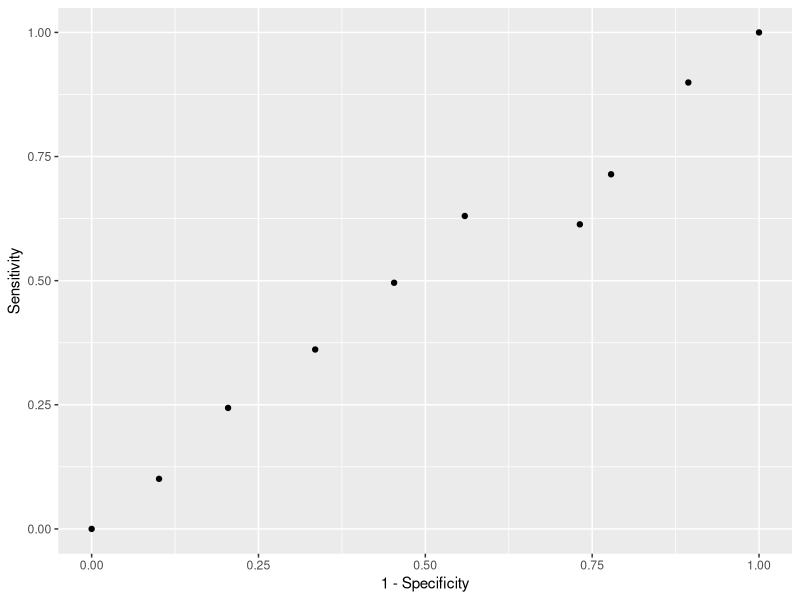
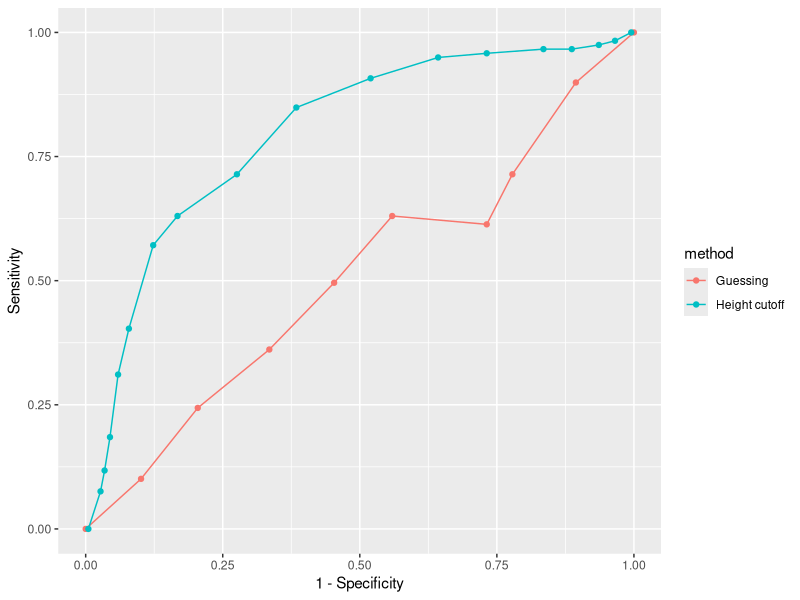
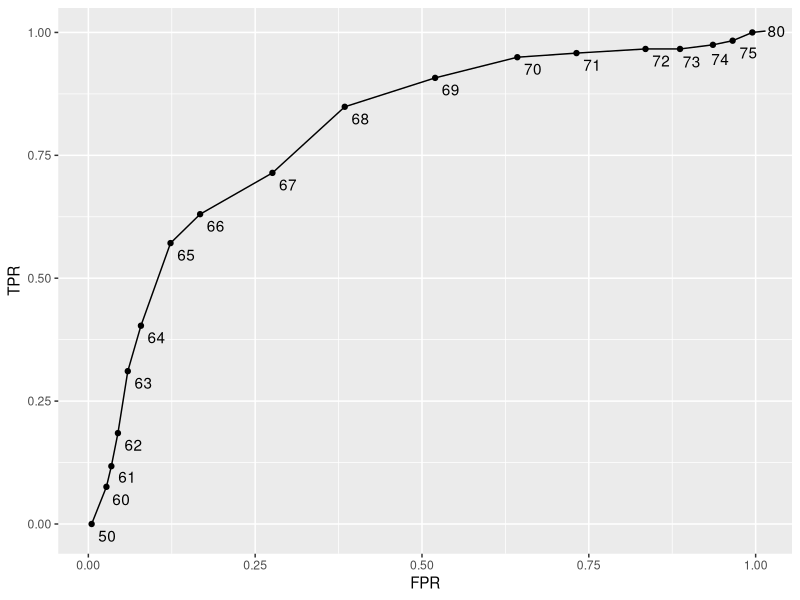
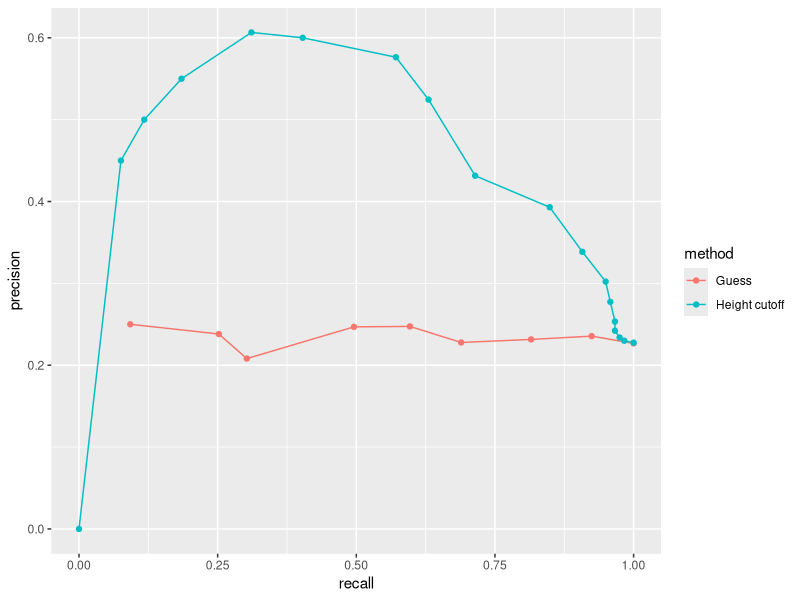
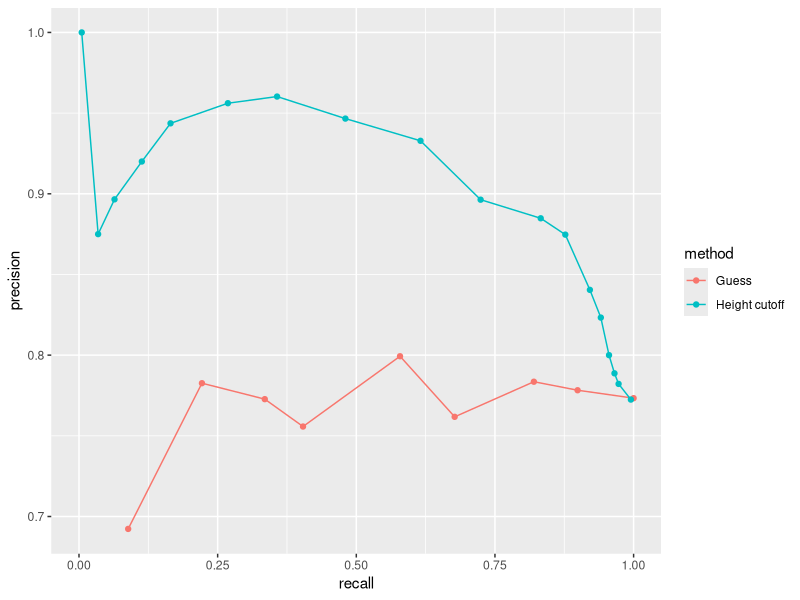

Here is the R script that generated these plots, in order:
library(tidyverse)
library(caret)
library(dslabs)
data(heights)

# define the outcome and predictors
y <- heights$sex
x <- heights$height

# generate training and test sets
set.seed(2007)
test_index <- createDataPartition(y, times = 1, p = 0.5, list = FALSE)
test_set <- heights[test_index, ]
train_set <- heights[-test_index, ]

# guess the outcome
y_hat <- sample(c("Male", "Female"), length(test_index), replace = TRUE)
y_hat <- sample(c("Male", "Female"), length(test_index), replace = TRUE) %>% 
  factor(levels = levels(test_set$sex))

# compute accuracy
mean(y_hat == test_set$sex)
heights %>% group_by(sex) %>% summarize(mean(height), sd(height))
y_hat <- ifelse(x > 62, "Male", "Female") %>% factor(levels = levels(test_set$sex))
mean(y == y_hat)

# examine the accuracy of 10 cutoffs
cutoff <- seq(61, 70)
accuracy <- map_dbl(cutoff, function(x){
  y_hat <- ifelse(train_set$height > x, "Male", "Female") %>% 
    factor(levels = levels(test_set$sex))
  mean(y_hat == train_set$sex)
})
max(accuracy)
best_cutoff <- cutoff[which.max(accuracy)]
best_cutoff
y_hat <- ifelse(test_set$height > best_cutoff, "Male", "Female") %>% 
  factor(levels = levels(test_set$sex))
y_hat <- factor(y_hat)
mean(y_hat == test_set$sex)

# tabulate each combination of prediction and actual value
table(predicted = y_hat, actual = test_set$sex)
test_set %>% 
  mutate(y_hat = y_hat) %>%
  group_by(sex) %>% 
  summarize(accuracy = mean(y_hat == sex))

#prevalence
prev <- mean(y == "Male")

confusionMatrix(data = y_hat, reference = test_set$sex)

# maximize F-score
cutoff <- seq(61, 70)
F_1 <- map_dbl(cutoff, function(x){
  y_hat <- ifelse(train_set$height > x, "Male", "Female") %>% 
    factor(levels = levels(test_set$sex))
  F_meas(data = y_hat, reference = factor(train_set$sex))
})
max(F_1)

best_cutoff <- cutoff[which.max(F_1)]
y_hat <- ifelse(test_set$height > best_cutoff, "Male", "Female") %>% 
  factor(levels = levels(test_set$sex))
sensitivity(data = y_hat, reference = test_set$sex)
specificity(data = y_hat, reference = test_set$sex)

p <- 0.9
n <- length(test_index)
y_hat <- sample(c("Male", "Female"), n, replace = TRUE, prob=c(p, 1-p)) %>% 
  factor(levels = levels(test_set$sex))
mean(y_hat == test_set$sex)

# ROC curve
probs <- seq(0, 1, length.out = 10)
guessing <- map_df(probs, function(p){
  y_hat <- 
    sample(c("Male", "Female"), n, replace = TRUE, prob=c(p, 1-p)) %>% 
    factor(levels = c("Female", "Male"))
  list(method = "Guessing",
       FPR = 1 - specificity(y_hat, test_set$sex),
       TPR = sensitivity(y_hat, test_set$sex))
})
guessing %>% qplot(FPR, TPR, data =., xlab = "1 - Specificity", ylab = "Sensitivity")

cutoffs <- c(50, seq(60, 75), 80)
height_cutoff <- map_df(cutoffs, function(x){
  y_hat <- ifelse(test_set$height > x, "Male", "Female") %>% 
    factor(levels = c("Female", "Male"))
  list(method = "Height cutoff",
       FPR = 1-specificity(y_hat, test_set$sex),
       TPR = sensitivity(y_hat, test_set$sex))
})

# plot both curves together
bind_rows(guessing, height_cutoff) %>%
  ggplot(aes(FPR, TPR, color = method)) +
  geom_line() +
  geom_point() +
  xlab("1 - Specificity") +
  ylab("Sensitivity")

library(ggrepel)
map_df(cutoffs, function(x){
  y_hat <- ifelse(test_set$height > x, "Male", "Female") %>% 
    factor(levels = c("Female", "Male"))
  list(method = "Height cutoff",
       cutoff = x, 
       FPR = 1-specificity(y_hat, test_set$sex),
       TPR = sensitivity(y_hat, test_set$sex))
}) %>%
  ggplot(aes(FPR, TPR, label = cutoff)) +
  geom_line() +
  geom_point() +
  geom_text_repel(nudge_x = 0.01, nudge_y = -0.01)

# plot precision against recall
guessing <- map_df(probs, function(p){
  y_hat <- sample(c("Male", "Female"), length(test_index), 
                  replace = TRUE, prob=c(p, 1-p)) %>% 
    factor(levels = c("Female", "Male"))
  list(method = "Guess",
       recall = sensitivity(y_hat, test_set$sex),
       precision = precision(y_hat, test_set$sex))
})

height_cutoff <- map_df(cutoffs, function(x){
  y_hat <- ifelse(test_set$height > x, "Male", "Female") %>% 
    factor(levels = c("Female", "Male"))
  list(method = "Height cutoff",
       recall = sensitivity(y_hat, test_set$sex),
       precision = precision(y_hat, test_set$sex))
})

bind_rows(guessing, height_cutoff) %>%
  ggplot(aes(recall, precision, color = method)) +
  geom_line() +
  geom_point()
guessing <- map_df(probs, function(p){
  y_hat <- sample(c("Male", "Female"), length(test_index), replace = TRUE, 
                  prob=c(p, 1-p)) %>% 
    factor(levels = c("Male", "Female"))
  list(method = "Guess",
       recall = sensitivity(y_hat, relevel(test_set$sex, "Male", "Female")),
       precision = precision(y_hat, relevel(test_set$sex, "Male", "Female")))
})

height_cutoff <- map_df(cutoffs, function(x){
  y_hat <- ifelse(test_set$height > x, "Male", "Female") %>% 
    factor(levels = c("Male", "Female"))
  list(method = "Height cutoff",
       recall = sensitivity(y_hat, relevel(test_set$sex, "Male", "Female")),
       precision = precision(y_hat, relevel(test_set$sex, "Male", "Female")))
})
bind_rows(guessing, height_cutoff) %>%
  ggplot(aes(recall, precision, color = method)) +
  geom_line() +
  geom_point()
